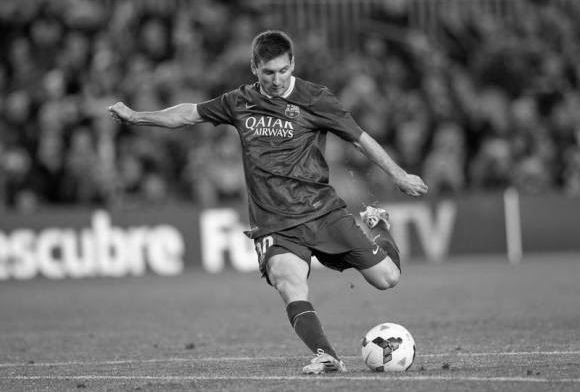
#> input picture Frequencia/images/messi5.jpg, 580 x 392 px
$ jupyter execute frequencia_fourier_p4.ipynb
#> lines starting #> are read from the running program, lines starting #| are printed output that depends on the picture
[cell 1]
# %load p4.py
# Baseado no codigo de:
# Daniel Osternack Barros Neves
# Filtro passa baixa

#!/usr/bin/python
import math
import cv2
import numpy as np
from matplotlib import pyplot as plt

img = cv2.imread('../images/messi5.jpg',0)
#> img is the input picture: shape (392, 580); min 0, max 255, mean 101.8

print (img.shape)
#| (392, 580)
f = np.fft.fft2(img)    #dothefouriertransform
fshift1 = np.fft.fftshift(f)    #shiftthezerotothecenter

tamY = fshift1.shape[0]/2
#> tamY = 196
tamX = fshift1.shape[1]/2
#> tamX = 290
print (tamY)
#| 196.0
print (tamX)
#| 290.0

for y in range(0, fshift1.shape[0]):
 for x in range(0, fshift1.shape[1]):
   if math.sqrt((tamY-y) * (tamY-y) + (tamX-x) * (tamX-x)) > 50:
      fshift1[y,x] = 255;

#spectrumimage
magnitude_spectrum = 20 * np.log(np.abs(fshift1))
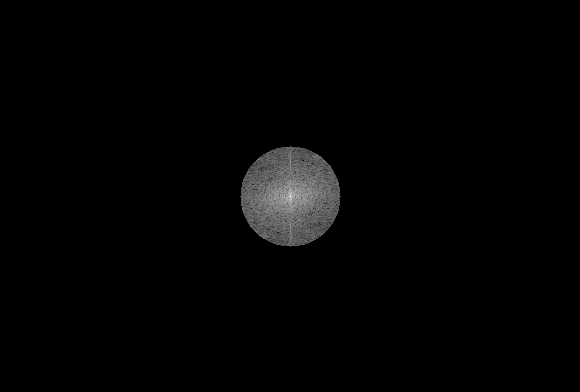
#> magnitude_spectrum: shape (392, 580) float64; min 110.8, max 339.2, mean 114; drawn with min black and max white

f_ishift = np.fft.ifftshift(fshift1)  #inverseshift
img_back = np.fft.ifft2(f_ishift) #inversefouriertransform
img_back = np.abs(img_back)
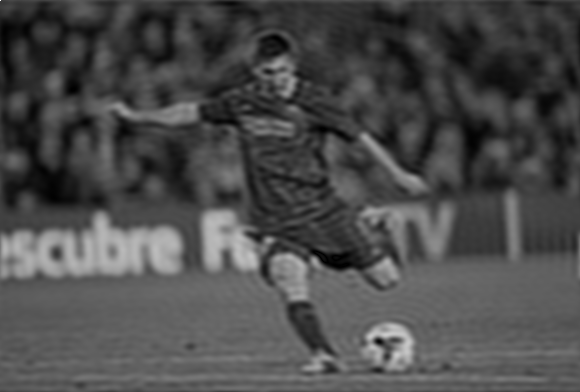
#> img_back: shape (392, 580) float64; min 0.038, max 341.3, mean 101.8; drawn with min black and max white

plt.subplot(131),plt.imshow(img,cmap='gray')
plt.title('Input Image'),plt.xticks([]),plt.yticks([])
plt.subplot(132),plt.imshow(magnitude_spectrum, cmap='gray')
plt.title('Magnitude Spectrum'), plt.xticks([]), plt.yticks([])
plt.subplot(133),plt.imshow(img_back, cmap='gray')
plt.title('Output'), plt.xticks([]), plt.yticks([])
plt.show()
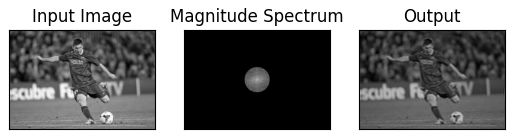
#> figure drawn by matplotlib, 3 panels
